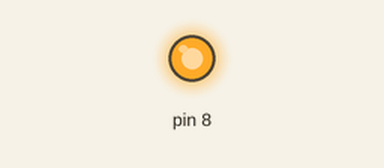
Recording of a sketch running on a simulated Arduino Uno, built with avr-gcc and run on an emulated ATmega328P. Shown: output pins drawn as LEDs (lit = HIGH).

Above: at 1.0 s.
At 5.5 s:
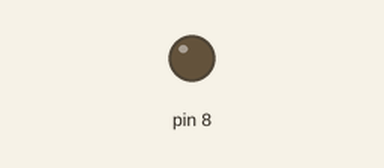
Timing chart, 0 to 6.9 s (numbered marks = the images above):
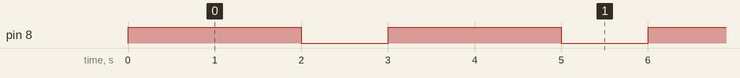

The sketch:

led_blink.ino
```cpp
void setup() {
  // ATmega8-ന്റെ ഫിസിക്കൽ Pin 14 (PB0) ആണ് MiniCore പ്രകാരം ഡിജിറ്റൽ പിൻ 8
  pinMode(8, OUTPUT);
}

void loop() {
  digitalWrite(8, HIGH); // Segment A ഓൺ ആകുന്നു
  delay(2000);           // 1 സെക്കൻഡ് വെയിറ്റ് ചെയ്യുന്നു
  digitalWrite(8, LOW);  // Segment A ഓഫ് ആകുന്നു
  delay(1000);           // 1 സെക്കൻഡ് വെയിറ്റ് ചെയ്യുന്നു
}
```

Measured:
- by itself, pin 8: alternates HIGH for 2.0 s and LOW for 1.0 s
